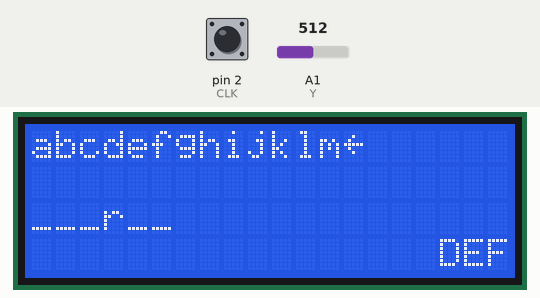
This sketch was run on a simulated Arduino Uno, built with avr-gcc and run on an emulated ATmega328P. Parts: 20×4 character LCD. The inputs (shaded band) are chosen by the test bench; at power-on: A1 (Y) = 512, pin 2 (CLK) HIGH.

Above: at 3.3 s.
3.4 s: A1 (Y) set to 263
4.9 s: A1 (Y) set to 242
At 5.9 s:
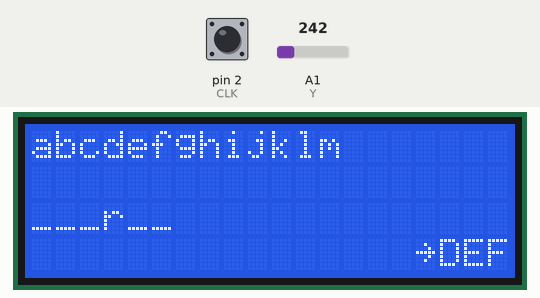
6.7 s: pin 2 (CLK) pulled LOW for 0.15 s
At 7.2 s:
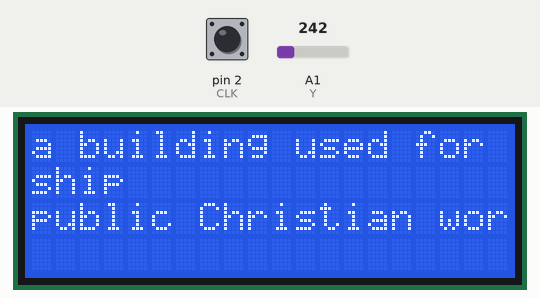
8.3 s: pin 2 (CLK) pulled LOW for 1 s
At 10.5 s:
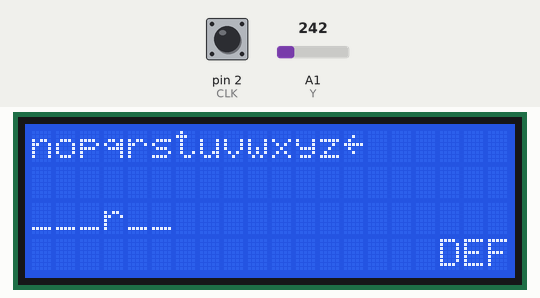
10.8 s: A1 (Y) set to 771
12.3 s: A1 (Y) set to 792
At 13.7 s:
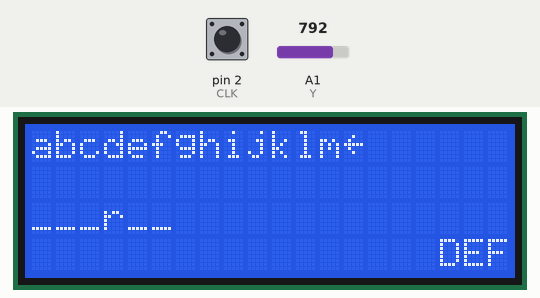
Timing chart, 0 to 14.8 s (numbered marks = the images above; inputs shaded):
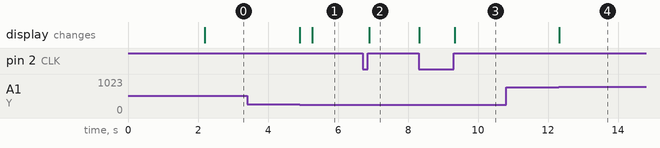

The sketch:

GUESS_THE_WORD.ino
```cpp
#include <LiquidCrystal_I2C.h>
LiquidCrystal_I2C lcd(0x27, 20, 4);
#define X A0
#define Y A1
#define CLK 2
String massiv[10] = {"church", "fish", "tooth", "violent", "nostalgic", "ducks", "receive", "rhyme", "deliver", "expect"};
String massiv_without[10] = {"___r__", "__s_", "___t_", "___l___", "__s______", "__c__", "____i__", "_h___", "____v__", "__p___"};
String definition[] = {
  "a building used for public Christian worship",
  "an animal that lives in water, is covered with scales",
  "white objects in the mouth that are used for biting and chewing",
  "using force to hurt or attack",
  "feeling happy and sadness when you think about things that happened in past",
  "a bird that lives by water and has webbed feet and short neck",
  "to get or be given something",
  "a word that has the same last sound as another word",
  "to give, direct",
  "to think or believe something will happen, or someone will arrive"
};
char letter1[13] = {'a', 'b', 'c', 'd', 'e', 'f', 'g', 'h', 'i', 'j', 'k', 'l', 'm'};
char letter2[13] = {'n', 'o', 'p', 'q', 'r', 's', 't', 'u', 'v', 'w', 'x', 'y', 'z'};
byte word_index = 0;
byte y_g = 0;
byte letter_index = 0;
char choise = 'a';
bool half = true;
void setup() {
  // put your setup code here, to run once:
  lcd.init();
  lcd.backlight();
  lcd.begin(20, 4);
  pinMode(X, INPUT);
  pinMode(Y, INPUT);
  pinMode(CLK, INPUT);
  digitalWrite(CLK, HIGH);
  lcd.setCursor(0, 1);
  lcd.print("Welcome to the game:");
  lcd.setCursor(2, 2);
  lcd.print("Guess the word");
  delay(2000);
  lcd.clear();
}

void loop() {
  // put your main code here, to run repeatedly:
  for (byte i = 0; i < 10; i++) {
    String fake = massiv[i];
    String without = massiv_without[i];
    byte word_size = without.length();
    while (fake != without) {
      lcd.setCursor(0, 2);
    lcd.print(without);
    lcd.setCursor(0, 0);
  for (int i = 0; i < 13; i++) {
    lcd.print(letter1[i]);
  }
  lcd.setCursor(17,3);
  lcd.print("DEF");
   lcd.setCursor(13,0);
            lcd.print(char(127));
      while (digitalRead(CLK) != 0) {
        if (analogRead(Y) >= 786 && y_g > 0) {//1 and 2
          if(y_g == 1){//1
            lcd.setCursor(word_size,2);
            lcd.print(" ");
            }
          else{//2
            lcd.setCursor(16,3);
            lcd.print(" ");
            }
          y_g--;
          if(y_g == 1){//1
            lcd.setCursor(word_size,2);
            lcd.print(char(127));
            }
          else{//0
            lcd.setCursor(13,0);
            lcd.print(char(127));
            }
          delay(350);
        }
        if (analogRead(Y) <= 256 && y_g < 2) {//0 and 1
          if(y_g == 0){//0
            lcd.setCursor(13,0);
            lcd.print(" ");
            }
          else{//1
            lcd.setCursor(word_size,2);
            lcd.print(" ");
            }
          y_g++;
          if(y_g == 1){//1
            lcd.setCursor(word_size,2);
            lcd.print(char(127));
            }
          else{//2
            lcd.setCursor(16,3);
            lcd.print(char(126));
            }
          delay(350);
        }
      }
      while (digitalRead(CLK) == 0) {}


      if (y_g == 0) {
        while (digitalRead(CLK) != 0) {
          if (analogRead(Y) <= 256) {
            half = false; lcd.setCursor(0, 0);
            for (int j = 0; j < 13; j++) {
              lcd.print(letter2[j]);
            }
          }
          else if (analogRead(Y) >= 786) {
            half = true; lcd.setCursor(0, 0);
            for (int j = 0; j < 13; j++) {
              lcd.print(letter1[j]);
            }
          }
        }
        while (digitalRead(CLK) == 0) {}
        lcd.setCursor(0, 0);
        lcd.blink();
        while (digitalRead(CLK) != 0) {
          if (analogRead(X) >= 786 && letter_index < 13) {
            letter_index++;
            lcd.setCursor(letter_index, 0);
            lcd.blink();
          }
          else if (analogRead(X) <= 256 && letter_index > 0) {
            letter_index--;
            lcd.setCursor(letter_index, 0);
            lcd.blink();
          }
          delay(200);
        }
        while (digitalRead(CLK) == 0) {}
        lcd.setCursor(letter_index, 0);
        lcd.noBlink();
        if (half == true) {
          choise = letter1[letter_index];
        }
        else {
          choise = letter2[letter_index];
        }
      }


      else if (y_g == 1) {
        lcd.setCursor(0, 2);
        lcd.blink();
        while (digitalRead(CLK) != 0) {
          if (analogRead(X) >= 786 && word_index < word_size) {
            word_index++;
            lcd.setCursor(word_index, 2);
            lcd.blink();
          }
          else if (analogRead(X) <= 256 && word_index > 0) {
            word_index--;
            lcd.setCursor(word_index, 2);
            lcd.blink();
          }
          delay(200);
        }
        while (digitalRead(CLK) == 0) {}
        lcd.setCursor(word_index, 2);
        lcd.noBlink();
        if(fake[word_index] == choise){
        without[word_index] = choise;
        lcd.setCursor(0, 2);
        lcd.print(without);
        }
        else{
          lcd.setCursor(15,0);
          lcd.print("WRONG");
          delay(1000);
          lcd.setCursor(15,0);
          lcd.print("     ");
          }
      }


      else {
        lcd.clear();
        lcd.setCursor(0,0);
        lcd.print(definition[i]);
        while(digitalRead(CLK) != 0){}
        lcd.clear();
        }


      letter_index = 0;
      word_index = 0;
      y_g = 0;
    }
  }
}
```

Measured:
- the behaviour switches between 257 and 256 on A1 (Y) (found by bisection; images 0 and 1)
- the behaviour switches between 785 and 786 on A1 (Y) (found by bisection; images 3 and 4)
- after the input at 3.4 s, every drawn part: stays the same
- after the input at 4.9 s, the display: first changes at once (image 1 shows a later state)
- after the input at 6.7 s, the display: changes after 0.19 s (image 2)
- after the input at 8.3 s, the display: first changes at once (image 3 shows a later state)
- after the input at 10.8 s, every drawn part: stays the same
- after the input at 12.3 s, the display: changes at once (image 4)
